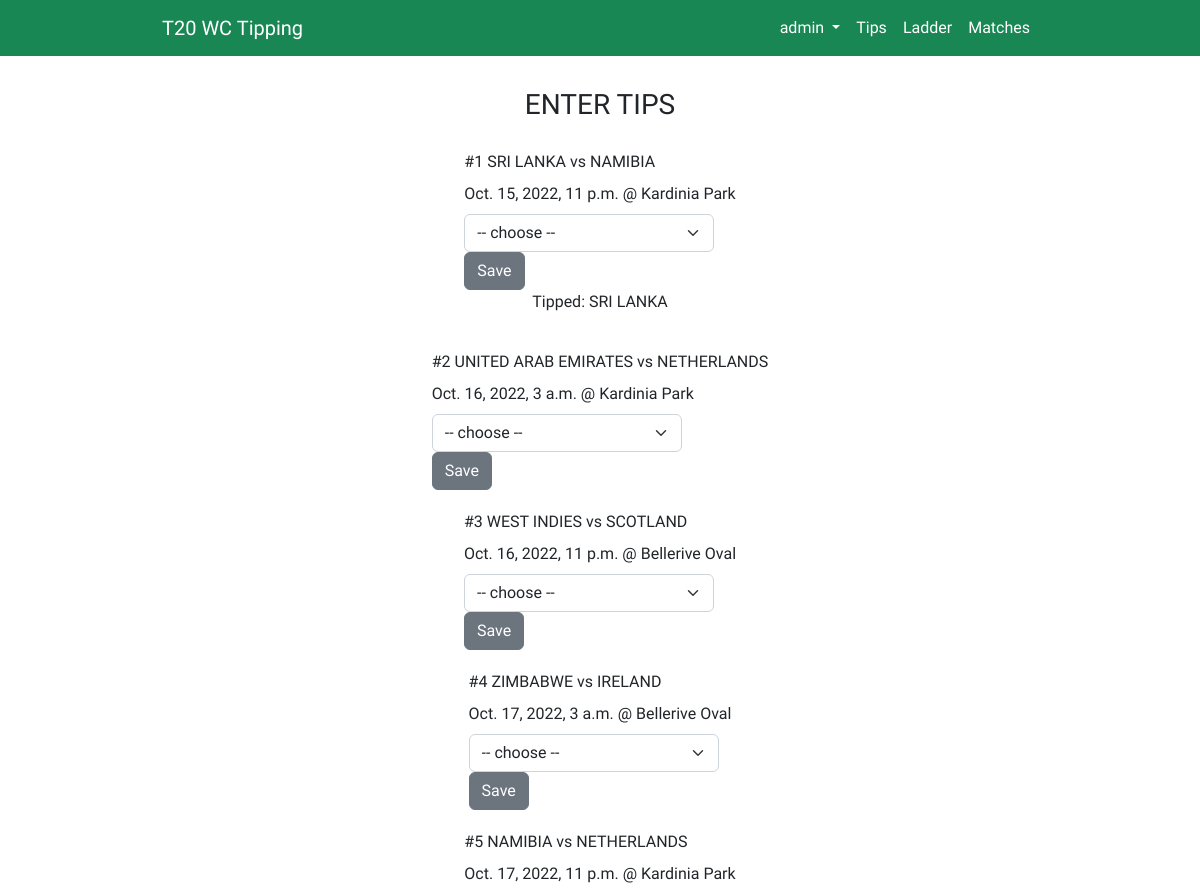
Page /tips/ (signed in, upper part) on the earlier database version.
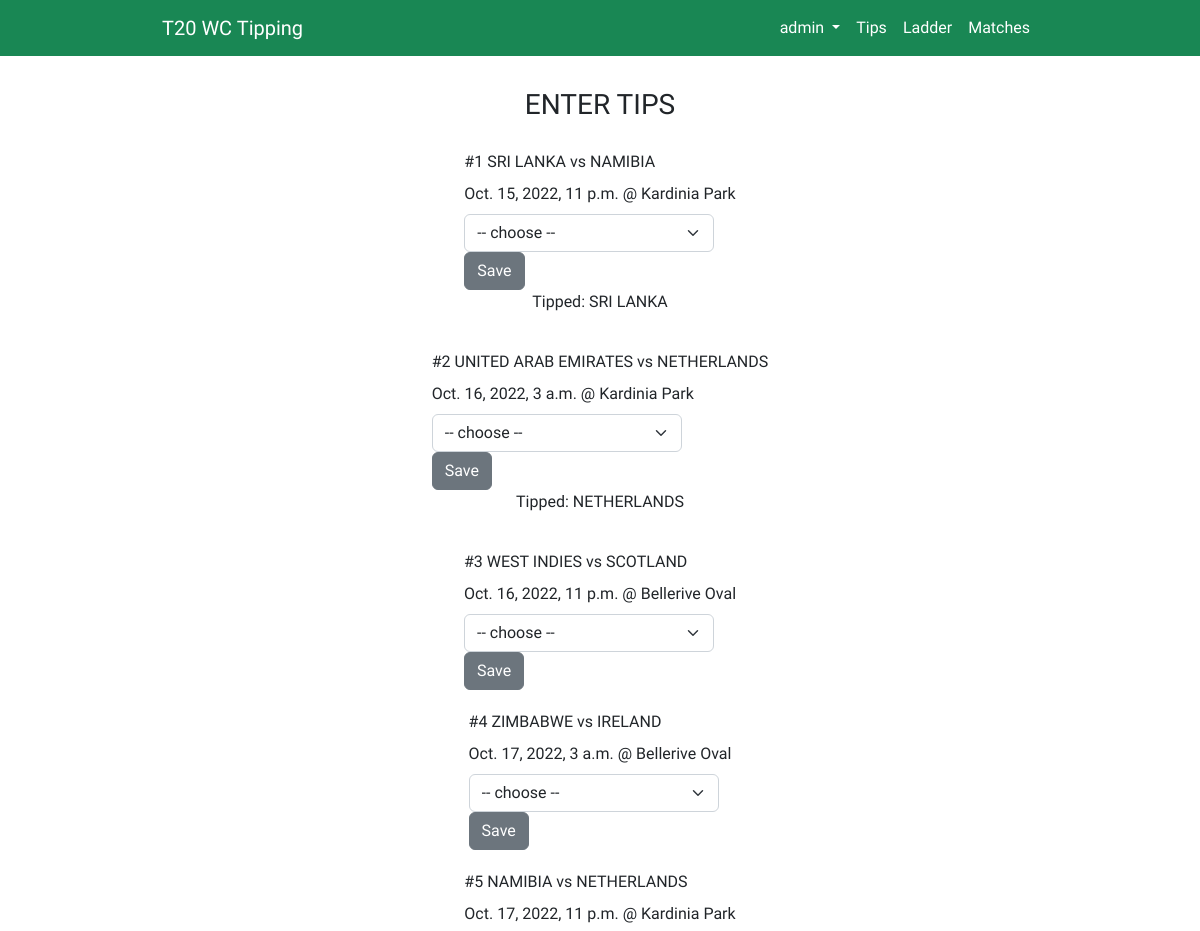
Same page on the later database version.
### tip/models.py (models this page shows)
class Match(models.Model):
    team1 = models.ForeignKey(Team, blank=True, null=True, on_delete=models.CASCADE, related_name="team1")
    team2 = models.ForeignKey(Team, blank=True, null=True, on_delete=models.CASCADE, related_name="team2")
    when = models.DateTimeField(blank=True, null=True)
    venue = models.ForeignKey(Venue, on_delete=models.CASCADE)
    winner = models.ForeignKey(Team, blank=True, null=True, on_delete=models.CASCADE, related_name="winner")

class Team(models.Model):
    name = models.CharField(max_length=200)
    ranking = models.PositiveIntegerField(default=None)
    matches_won = models.PositiveIntegerField(default=0)
    eliminated = models.BooleanField(default=False)
    def __str__(self):
        return self.name

class Venue(models.Model):
    stadium = models.CharField(max_length=200)
    city = models.CharField(max_length=200)
    def __str__(self):
        return self.stadium

class Tip(models.Model):
    user_id = models.ForeignKey(User, on_delete=models.CASCADE, related_name="user_id")
    match = models.ForeignKey(Match, on_delete=models.CASCADE, related_name="match")
    tip = models.ForeignKey(Team, on_delete=models.CASCADE, related_name="tip")
    updated = models.DateTimeField(auto_now=True)
    created = models.DateTimeField(auto_now_add=True)

### tip/views.py (the view, shortened to what this page needs)
# urls.py: path('tips/', views.tips, name="tips"),
@login_required(login_url='login')
def tips(request):
    now = datetime.datetime.now().strftime("%Y-%m-%d %H:%M:%S")
    matches = Match.objects.filter(when__gt=now)
    if not request.user.is_authenticated:
        messages.error(request, "You must be logged in to submit tips")
        return redirect('login')
    user = request.user
    tips = Tip.objects.filter(user_id=user)
    tips = Tip.objects.filter(user_id=user)
    print(tips)
    context = {
        "matches": matches,
        "tips": tips,
    }
    return render(request, "tips.html", context)

### templates/tips.html (shortened to what this page needs)
{% extends 'base.html' %}
{% block content %}
<h3>ENTER TIPS</h3>
    {% for match in matches %}
        <div class="h-100 d-flex align-items-center justify-content-center">
            <div id="tip-div">
                <form method="POST">
                    <div>
                        {% if match.team1 == None and match.team2 == None %}
                        <label class="form-label" for="tip">#{{ match.id }}  TBC vs TBC</label>
                        {% elif match.team1 == None %}
                        <label class="form-label" for="tip">#{{ match.id }}  TBC vs {{ match.team2 }}</label>
                        {% elif match.team2 == None %}
                        <label class="form-label" for="tip">#{{ match.id }}  {{ match.team1 }} vs TBC</label>
                        {% else %}
                        <label class="form-label" for="tip">#{{ match.id }}  {{ match.team1 }} vs {{ match.team2 }}</label>
                        {% endif %}
                    </div>
                    <div>
                        <label class="form-label" for="tip" >{{ match.when }} @ {{ match.venue }}</label>
                    </div>
                    <div>
                        <select class="form-select" name="tip" id="form-select">
                            <option value="" disabled selected>-- choose --</option>
                        </select>
                        <button type="submit" class="btn btn-secondary">Save</button>
                    </div>
                </form>
            </div>
        </div>
        {% for tip in tips %}
            {% if tip.match == match %}
                <div class="h-100 d-flex align-items-center justify-content-center">
                    <p>Tipped: {{ tip.tip }}</p>
                </div>
            {% endif %}
        {% endfor %}
    {% endfor %}
{% endblock content %}

Differences in the rows shown:
added Tip: tip "NETHERLANDS", shown under Match "Oct. 16, 2022, 3 a.m."
